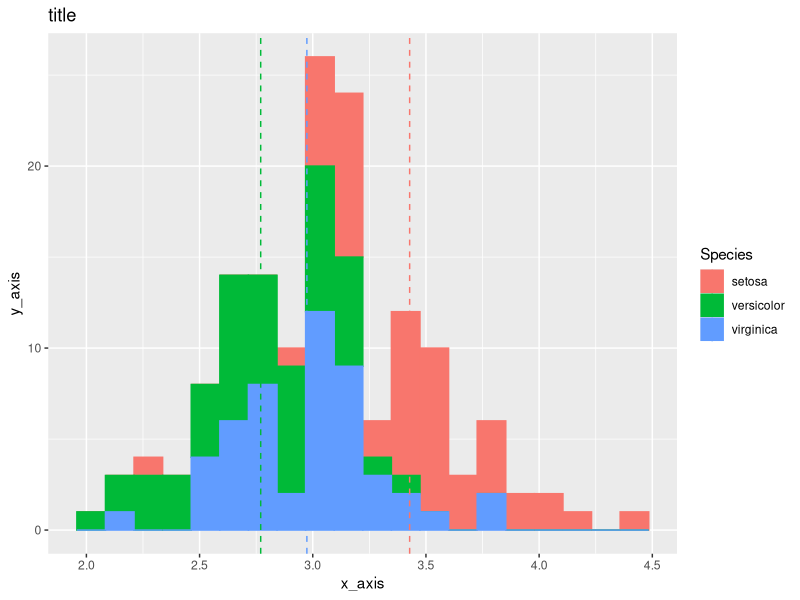
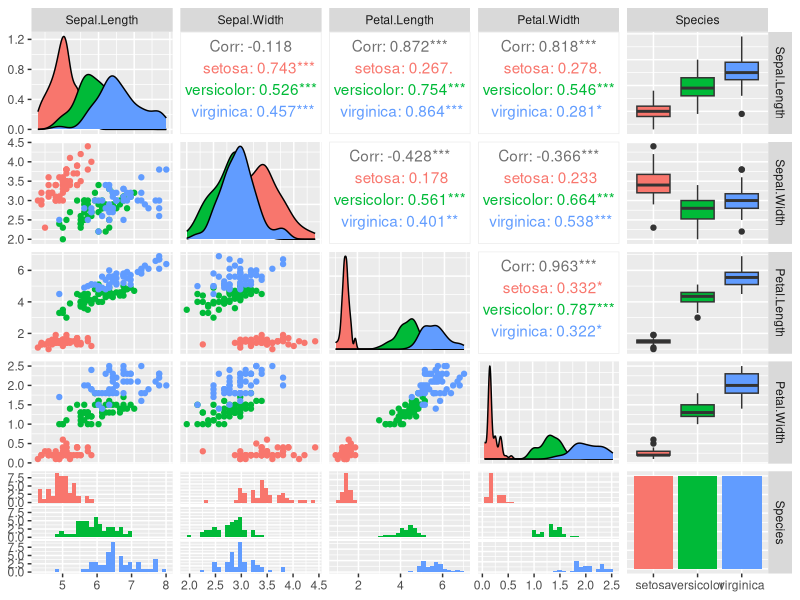
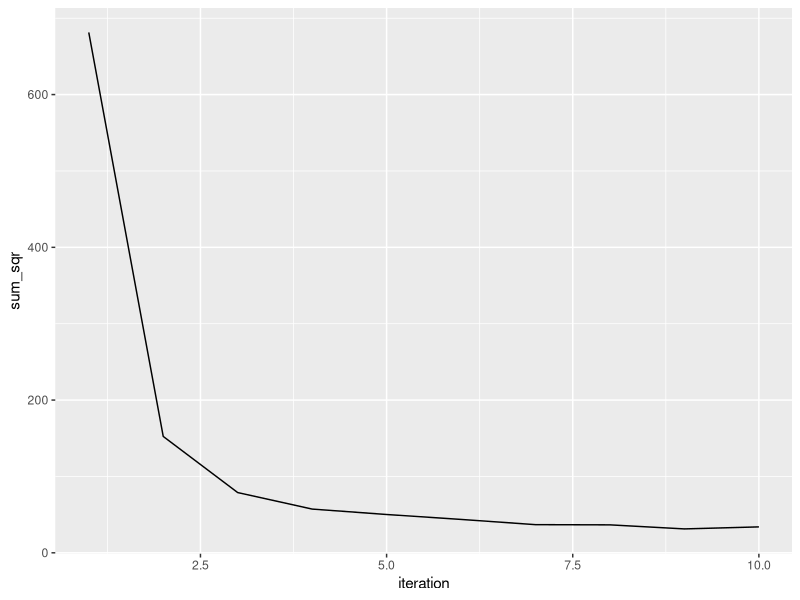
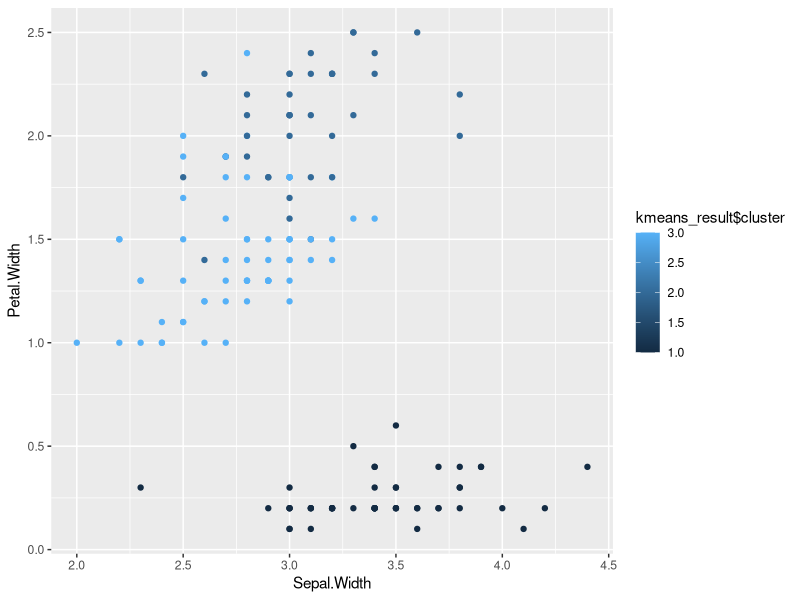
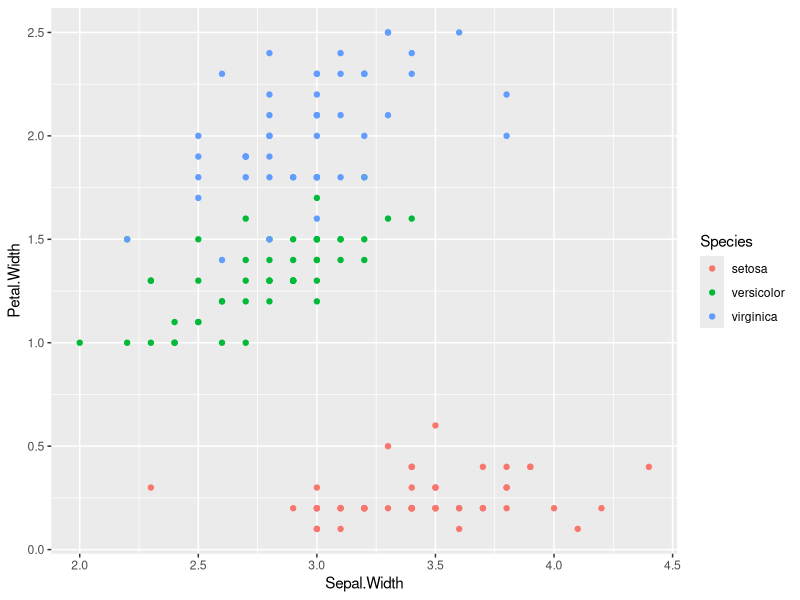

R code for these plots, in order:
library(magrittr)
#Michał Pajor

lista <- 1:10
# print(list)
lista %<>% log2() %>%
    sin() %>%
    sum() %>%
    sqrt() %>%
print(lista)

data(iris)
print(head(iris))
aggr <- iris %>%
    aggregate(. ~ Species, ., mean)
print(aggr)

# install.packages("ggplot2")
library(ggplot2)
# install.packages("GGally")
library(GGally)

wykres <- ggplot(iris, aes(x = Sepal.Width)) +
    geom_histogram(aes(fill=Species, color = Species), bins=20) +
    geom_vline(data=aggr, aes(xintercept=Sepal.Width, color=Species), linetype="dashed") +
    labs(x='x_axis', y='y_axis', title='title')
ggsave("/home/wykres.jpg", plot = wykres)

wykres <- ggpairs(data = iris, aes(color = Species))
ggsave("/home/wykres2.jpg", plot = wykres)

# install.packages("cluster")
library(cluster)
x <- iris[,1:4]

y <- iris[,5]

sum_sqr <- c()

for (i in 1:10){
    kmeans_result <- kmeans(x, i)
    sum_sqr <- append(sum_sqr, kmeans_result$tot.withinss)
}

wykres <- ggplot(data.frame(iteration = 1:length(sum_sqr), value = sum_sqr), aes(x = iteration, y = sum_sqr)) +
    geom_line() 
    ggsave("/home/wykres3.jpg", plot = wykres) 
    
kmeans_result <- kmeans(x, 3)
wykres <- ggplot(iris, aes(x = Sepal.Width, y = Petal.Width, color = kmeans_result$cluster)) + geom_point()
ggsave("/home/wykres4.jpg", plot = wykres)

wykres <- ggplot(iris, aes(x = Sepal.Width, y = Petal.Width, color = Species)) + geom_point() 
ggsave("/home/wykres5.jpg", plot = wykres)
